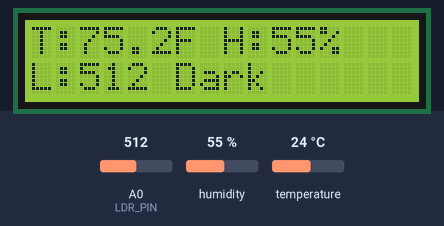
The sketch below on a simulated Arduino Uno, built with avr-gcc and run on an emulated ATmega328P. On the bench: 16×2 character LCD. The test bench sets the inputs (shaded band); at power-on: A0 (LDR_PIN) = 512, humidity 55 %, temperature 24 °C. What the sketch prints to the serial monitor is not drawn.

Above: at 3.2 s.
3.3 s: A0 (LDR_PIN) set to 482
At 4.5 s:
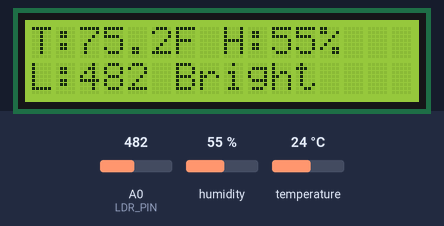
6.0 s: humidity set to 22 %
At 6.8 s:
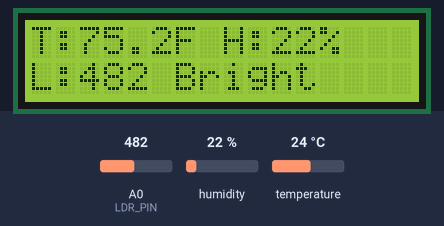
8.7 s: temperature set to 12 °C
At 11.3 s:
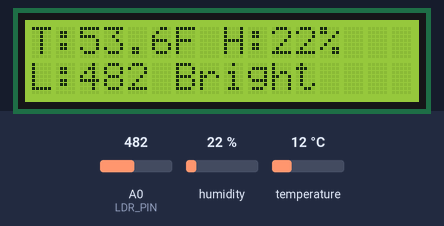
11.8 s: A0 (LDR_PIN) set to 510
At 13.5 s:
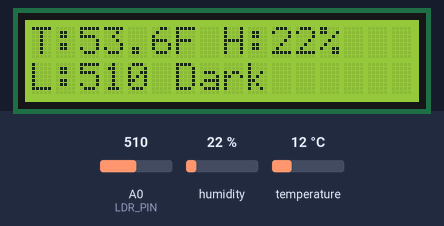
14.5 s: humidity set to 40 %
At 17.6 s:
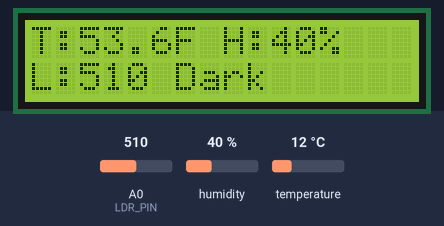
17.9 s: A0 (LDR_PIN) set to 490
At 19.0 s:
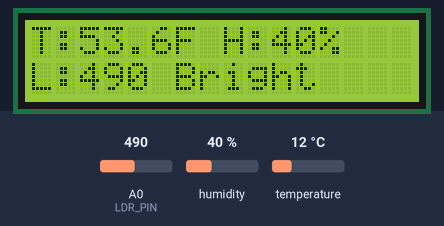
Timing chart, 0 to 20.9 s (numbered marks = the images above; inputs shaded):
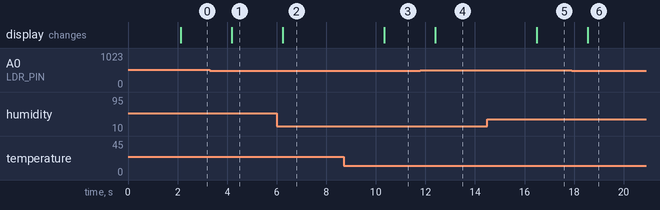

Measured:
- the behaviour switches between 500 and 499 on A0 (LDR_PIN) (found by bisection; images 0 and 1)
- after the input at 3.3 s, the display: changes after 0.89 s (image 1)
- after the input at 6.0 s, the display: changes after 0.24 s (image 2)
- after the input at 8.7 s, the display: changes after 1.6 s (image 3)
- after the input at 11.8 s, the display: changes after 0.60 s (image 4)
- after the input at 14.5 s, the display: changes after 2.0 s (image 5)
- after the input at 17.9 s, the display: changes after 0.65 s (image 6)

The sketch:

Fll_project_teaching.ino
```cpp
#include <Wire.h>
#include <LiquidCrystal_I2C.h>
#include "DHT.h"

// Define the pin and sensor type
#define DHTPIN 7 // what pin it is plugged into
#define DHTTYPE DHT11 // what type of humidity sensor it is
#define LDR_PIN A0  // light sensor pin

// Create objects
LiquidCrystal_I2C lcd(0x27, 16, 2); // LCD I2C address and size (16 columns, 2 rows)
DHT dht(DHTPIN, DHTTYPE); // defines the type of humidity sensor and what it is plugged into

void setup() {
  Serial.begin(9600); // starts serial communication to view values on computer

  lcd.init(); // initialize LCD
  lcd.backlight(); // turn on LCD backlight

  dht.begin(); // tells the humidity/temperature sensor to start working

  // Startup message
  lcd.setCursor(0, 0);
  lcd.print("System Starting");
  Serial.println("System Ready"); // a message that shows there are no errors in the setup
  delay(2000); // delay so the user can read message
  lcd.clear(); // remove the message from screen
}

void loop() {
  float humidity = dht.readHumidity(); // reads humidity in the room from the DHT sensor
  float temperature = dht.readTemperature(); // reads temperature in Celsius by default
  int lightValue = analogRead(LDR_PIN); // reads the light sensor’s value between 0-1023 depending on light

  // Debug output to Serial Monitor
  Serial.print("Light value: "); // prints text for clarity
  Serial.println(lightValue); // prints the number from the sensor

  // Check if light level is bright or dark based on threshold
  String lightStatus;
  if (lightValue < 500) { // if less than 500 means bright
    lightStatus = "Bright";
    Serial.println("Bright");
  } else {
    lightStatus = "Dark";
    Serial.println("Dark");
  }

  // Check for DHT sensor failure
  if (isnan(humidity) || isnan(temperature)) { // if values are not real numbers
    lcd.setCursor(0, 0);
    lcd.print("Sensor Error!   ");
    Serial.println("Sensor Error!");
    delay(2000);
    return; // skip the rest of the loop and restart reading
  }

  // Convert Celsius to Fahrenheit
  float tempF = (temperature * 1.8) + 32;

  // DISPLAY DATA ON LCD
  lcd.clear(); // clear old data before writing new data

  // First row: Temperature and Humidity
  lcd.setCursor(0, 0);
  lcd.print("T:");
  lcd.print(tempF, 1); // one decimal place
  lcd.print("F H:");
  lcd.print(humidity, 0); // no decimals for humidity
  lcd.print("%");

  // Second row: Light value and status (Bright/Dark)
  lcd.setCursor(0, 1);
  lcd.print("L:");
  lcd.print(lightValue);
  lcd.print(" ");
  lcd.print(lightStatus);

  // Serial Output for Monitoring
  Serial.print("Humidity: ");
  Serial.print(humidity);
  Serial.print("% | Temp: ");
  Serial.print(tempF);
  Serial.println(" F");

  delay(2000); // delay before reading again
}
```
